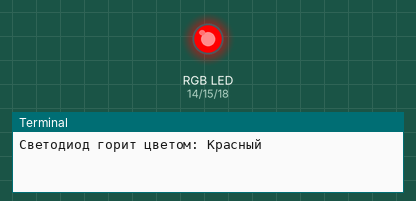
Bench run of a program on a simulated Raspberry Pi (BCM pin numbers). Shown: an RGB LED mixed from three pins (HIGH = lit), the last lines printed to the terminal.

Above: at 0.5 s.
At 2.5 s:
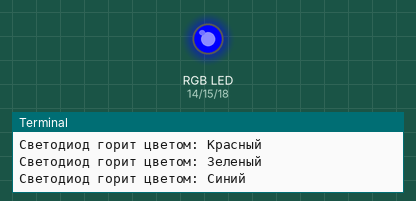
At 3.5 s:
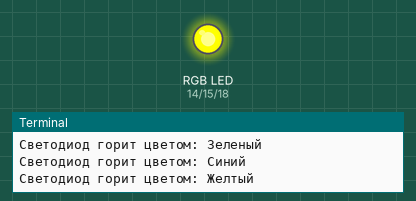
At 4.5 s:
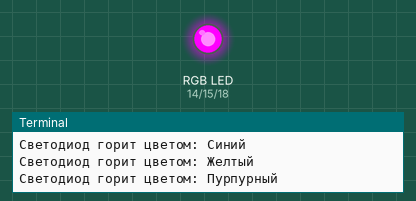
At 6.5 s:
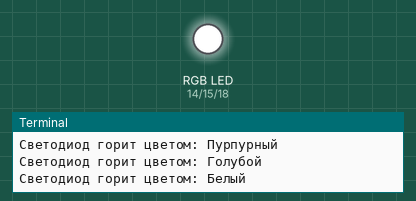
At 9.5 s:
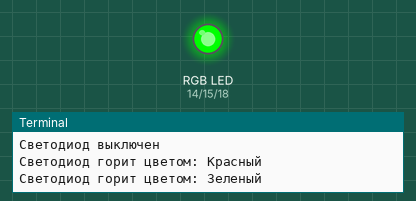
Timing chart, 0 to 10.4 s (numbered marks = the images above):
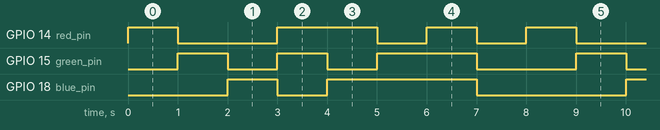

Measured:
- by itself, GPIO 14 (red_pin): repeats every 8.0 s: LOW 2.0 s, HIGH 2.0 s, 2 × (LOW 1.0 s, HIGH 1.0 s)
- by itself, GPIO 15 (green_pin): repeats every 8.0 s: LOW 1.0 s, HIGH 1.0 s, LOW 1.0 s, HIGH 2.0 s, LOW 2.0 s, HIGH 1.0 s
- by itself, GPIO 18 (blue_pin): repeats every 8.0 s: LOW 1.0 s, HIGH 3.0 s, LOW 3.0 s, HIGH 1.0 s

The program:

rgb_led.py
```python
import board
import digitalio
import time

# Настройка пинов для RGB светодиода
red_pin = digitalio.DigitalInOut(board.D14)  # GPIO14 для красного
green_pin = digitalio.DigitalInOut(board.D15)  # GPIO15 для зеленого
blue_pin = digitalio.DigitalInOut(board.D18)  # GPIO18 для синего

# Настраиваем все пины как выходы
red_pin.direction = digitalio.Direction.OUTPUT
green_pin.direction = digitalio.Direction.OUTPUT
blue_pin.direction = digitalio.Direction.OUTPUT

# Функция для установки цвета RGB светодиода
def set_color(r, g, b):
    red_pin.value = r
    green_pin.value = g
    blue_pin.value = b

# Функция для вывода информации о текущем цвете
def print_color(color_name):
    print(f"Светодиод горит цветом: {color_name}")

try:
    while True:
        # Красный
        set_color(True, False, False)
        print_color("Красный")
        time.sleep(1)

        # Зеленый
        set_color(False, True, False)
        print_color("Зеленый")
        time.sleep(1)

        # Синий
        set_color(False, False, True)
        print_color("Синий")
        time.sleep(1)

        # Желтый (Красный + Зеленый)
        set_color(True, True, False)
        print_color("Желтый")
        time.sleep(1)

        # Пурпурный (Красный + Синий)
        set_color(True, False, True)
        print_color("Пурпурный")
        time.sleep(1)

        # Голубой (Зеленый + Синий)
        set_color(False, True, True)
        print_color("Голубой")
        time.sleep(1)

        # Белый (Все цвета)
        set_color(True, True, True)
        print_color("Белый")
        time.sleep(1)

        # Выключаем все светодиоды
        set_color(False, False, False)
        print("Светодиод выключен")
        time.sleep(1)

except KeyboardInterrupt:
    # Выключаем все светодиоды при завершении
    set_color(False, False, False)
    print("\nПрограмма завершена")
```
